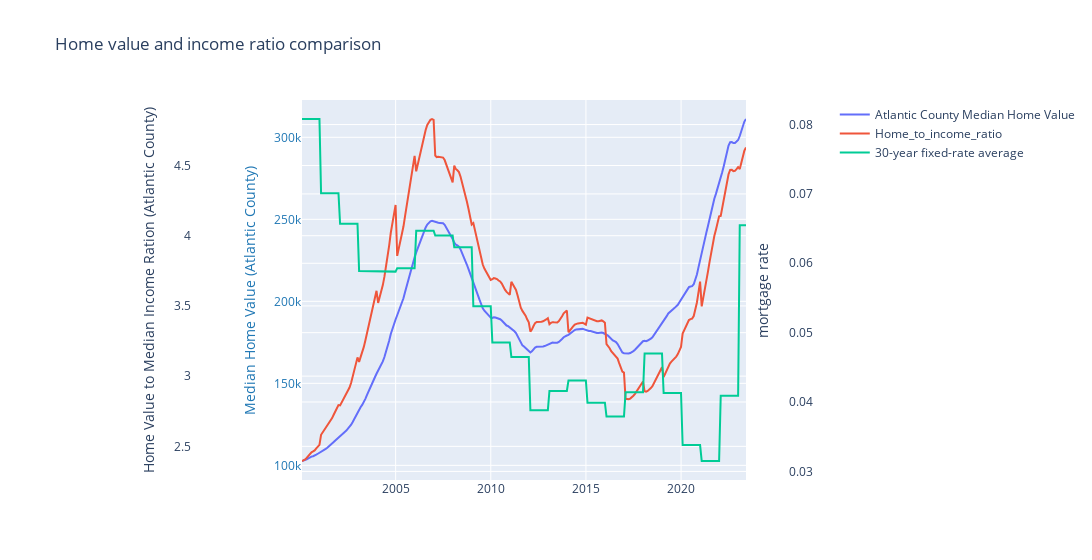

Source (notebook cell):
### Code cell
# TODO: try use plotly for this too...
fig = go.Figure()

fig.add_trace(go.Scatter(x=df_merged['Date'], y=df_merged['Atlantic County'], name='Atlantic County Median Home Value', yaxis='y'))
fig.add_trace(go.Scatter(x=df_merged['Date'], y=df_merged['Home_to_income_ratio'], name='Home_to_income_ratio', yaxis='y2'))
fig.add_trace(go.Scatter(x=df_merged['Date'], y=df_merged['30-year fixed-rate average'], name='30-year fixed-rate average', yaxis='y3'))

# Create axis objects
fig.update_layout(
    xaxis=dict(domain=[0.3, 0.9]),
				# create 1st y axis
		yaxis=dict(
			title="Median Home Value (Atlantic County)",
			titlefont=dict(color="#1f77b4"),
			tickfont=dict(color="#1f77b4")
        ),

		# create 2nd y axis
		yaxis2=dict(
            title="Home Value to Median Income Ration (Atlantic County)", overlaying="y",
			side="left", 
            position=0.15
        ),
		# create 3rd y axis
		yaxis3=dict(
			title="mortgage rate",
			# anchor="x", 
            overlaying="y", 
            side="left",
			position=0.99
		)

)


# title
fig.update_layout(
	title_text="Home value and income ratio comparison",
	width=1200,
)

fig.show()

### Figure 1 — Plotly figure (JSON) as saved in the notebook; plotly's stock layout.template omitted (floating-point values rounded to 4 significant figures; data arrays with more than 128 entries replaced by an {"elided": "..."} marker saying what was removed)
{"data": [{"name": "Atlantic County Median Home Value", "type": "scatter", "x": {"elided": "281 str values"}, "y": {"elided": "281 float values"}, "yaxis": "y"}, {"name": "Home_to_income_ratio", "type": "scatter", "x": {"elided": "281 str values"}, "y": {"elided": "281 float values"}, "yaxis": "y2"}, {"name": "30-year fixed-rate average", "type": "scatter", "x": {"elided": "281 str values"}, "y": {"elided": "281 float values"}, "yaxis": "y3"}], "layout": {"title": {"text": "Home value and income ratio comparison"}, "width": 1200, "xaxis": {"domain": [0.3, 0.9]}, "yaxis": {"tickfont": {"color": "#1f77b4"}, "title": {"font": {"color": "#1f77b4"}, "text": "Median Home Value (Atlantic County)"}}, "yaxis2": {"overlaying": "y", "position": 0.15, "side": "left", "title": {"text": "Home Value to Median Income Ration (Atlantic County)"}}, "yaxis3": {"overlaying": "y", "position": 0.99, "side": "left", "title": {"text": "mortgage rate"}}}}
